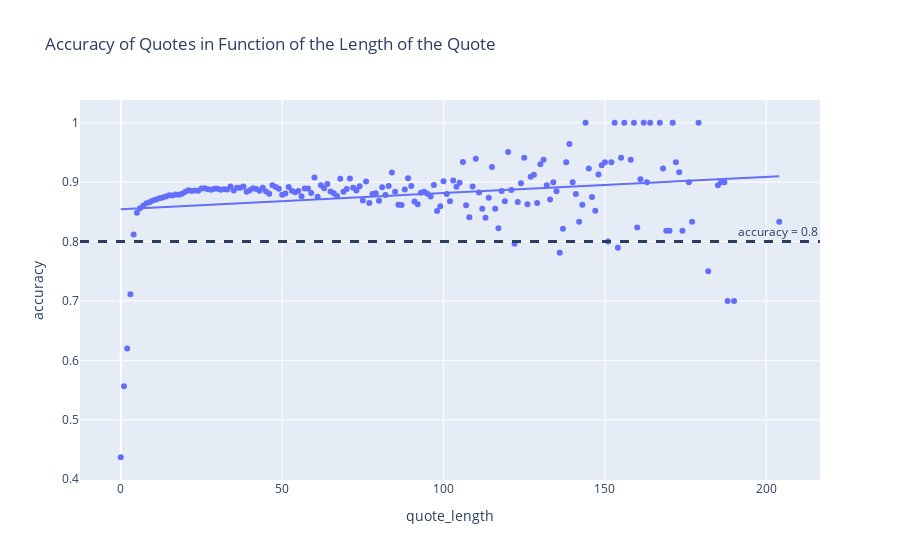

Notebook source saved alongside this figure:
### Code cell
#plot of Accuracy in function of length of quote
fig = px.scatter(score_by_length[score_by_length.tot_quotes >= 10],x = 'quote_length',y = 'accuracy',hover_data=['quote_length','accuracy','quantile'],title = 'Accuracy of Quotes in Function of the Length of the Quote',trendline='ols')
fig.add_hline(y=0.8,line_width=3, line_dash="dash",annotation_text=" accuracy = 0.8")

### Figure 1 — Plotly figure (JSON) as saved in the notebook; plotly's stock layout.template omitted (floating-point values rounded to 4 significant figures; data arrays with more than 128 entries replaced by an {"elided": "..."} marker saying what was removed)
{"data": [{"customdata": {"elided": "182x1 float values"}, "hovertemplate": "quote_length=%{x}<br>accuracy=%{y}<br>quantile=%{customdata[0]}<extra></extra>", "legendgroup": "", "marker": {"color": "#636efa", "symbol": "circle"}, "mode": "markers", "name": "", "orientation": "v", "showlegend": false, "type": "scatter", "x": {"elided": "182 int values"}, "xaxis": "x", "y": {"elided": "182 float values"}, "yaxis": "y"}, {"hovertemplate": "<b>OLS trendline</b><br>accuracy = 0.00027117 * quote_length + 0.854516<br>R<sup>2</sup>=0.050769<br><br>quote_length=%{x}<br>accuracy=%{y} <b>(trend)</b><extra></extra>", "legendgroup": "", "marker": {"color": "#636efa", "symbol": "circle"}, "mode": "lines", "name": "", "showlegend": false, "type": "scatter", "x": {"elided": "182 int values"}, "xaxis": "x", "y": {"elided": "182 float values"}, "yaxis": "y"}], "layout": {"annotations": [{"showarrow": false, "text": " accuracy = 0.8", "x": 1, "xanchor": "right", "xref": "x domain", "y": 0.8, "yanchor": "bottom", "yref": "y"}], "legend": {"tracegroupgap": 0}, "shapes": [{"line": {"dash": "dash", "width": 3}, "type": "line", "x0": 0, "x1": 1, "xref": "x domain", "y0": 0.8, "y1": 0.8, "yref": "y"}], "title": {"text": "Accuracy of Quotes in Function of the Length of the Quote"}, "xaxis": {"anchor": "y", "domain": [0, 1], "title": {"text": "quote_length"}}, "yaxis": {"anchor": "x", "domain": [0, 1], "title": {"text": "accuracy"}}}}
